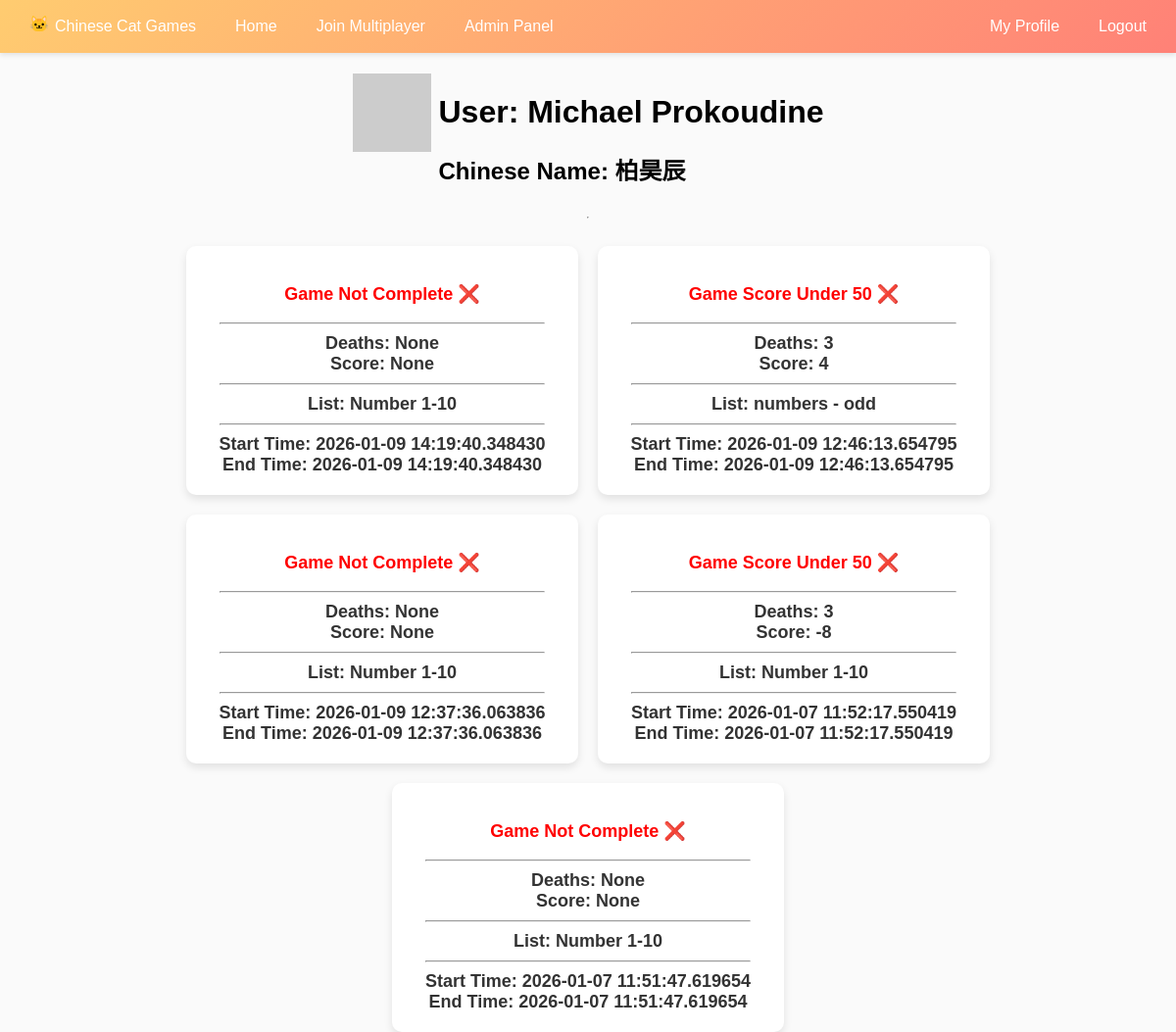
Before: /profile/promi@utschools.ca (signed in) with the older database file.
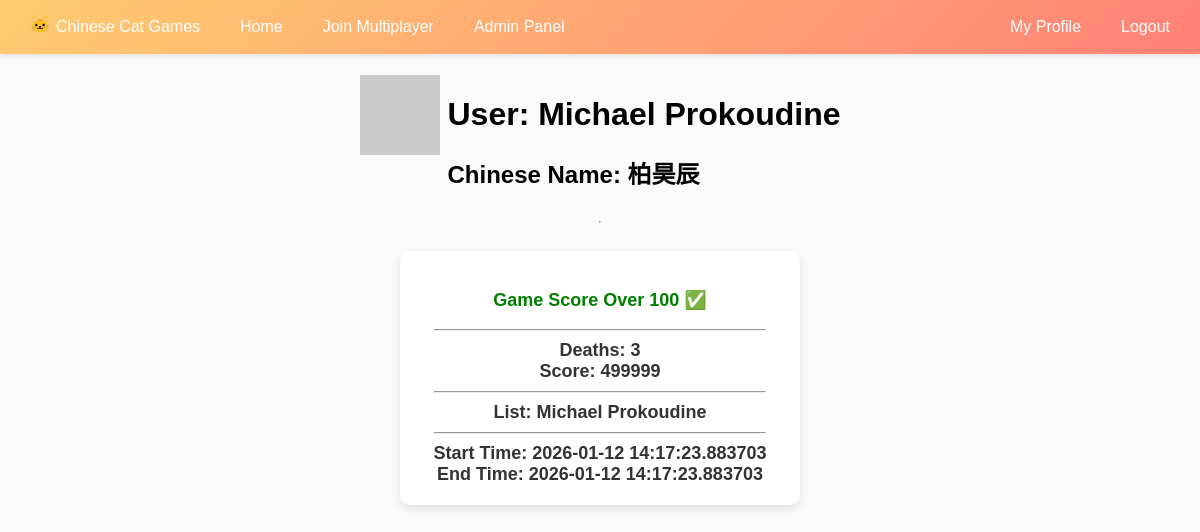
After: the same page with the newer database file.
### app.py (models this page shows, shortened)
class User(UserMixin, db.Model):
    id = db.Column(db.Integer, primary_key=True)
    name = db.Column(db.String(64), nullable=False)
    chinese_name = db.Column(db.String(64), nullable=True)
    email = db.Column(db.String(128), nullable=False)
    password_hash = db.Column(db.String(), nullable=True)
    admin = db.Column(db.Boolean())
    games = db.relationship("Game", back_populates="player", lazy=True)
    multiplayer_games_owned = db.relationship("MultiplayerGame", back_populates="owner", lazy=True)
    multiplayer_games_joined = db.relationship(
        "MultiplayerGame",
        secondary=multiplayer_game_players,
        back_populates="players",
        lazy=True
    )
    def avatar(self, size=128):
        digest = md5(self.email.lower().encode('utf-8')).hexdigest()
        return f'https://www.gravatar.com/avatar/{digest}?d=identicon&s={size}'

class Game(db.Model):
    id = db.Column(db.Integer, primary_key=True)
    vocab_list = db.Column(db.String(128), nullable=False)
    player_id = db.Column(db.Integer, db.ForeignKey("user.id"), nullable=False)
    score = db.Column(db.Integer(), nullable=True)
    deaths = db.Column(db.Integer(), nullable=True)
    date_time_start = db.Column(db.String(), nullable=True)
    date_time_end = db.Column(db.String(), nullable=True)
    token = db.Column(db.String())
    player = db.relationship("User", back_populates="games")

### app.py (the view)
@app.route('/profile/<email>')
def profile(email):
    user = User.query.filter_by(email=email).first_or_404()
    games = []
    if current_user.admin or user.email == email:
        games = Game.query.filter_by(player_id=user.id).order_by(Game.date_time_start.desc()).all()
    return render_template('profile.html', user=user, games=games)

### app.py (called while the page is built)
@login.user_loader
def load_user(id):
    return db.session.get(User, int(id))

### templates/profile.html (shortened to what this page needs)
{% extends "base.html" %}
{% block content %}
    <table>
        <tr valign="top">
            <br>
            <td><img src="{{ user.avatar(128) }}"></td>
            <td></td>
            <td>
                <h1>User: {{ user.name }}</h1>
                <h2>Chinese Name: {{ user.chinese_name }}</h2>
            </td>
        </tr>
    </table>
    <hr>
    <div class="card-container">
    {% for game in games %}
    <div class="score-card">
        <div class="score-card-content">
            {% if game.score == None %}
            <p class="error" id="errorMsg">Game Not Complete ❌</p><hr>
            {% endif %}
            {% if game.score != None and game.score <= 49 %}
            <p class="error" id="errorMsg">Game Score Under 50 ❌</p><hr>
            {% endif %}
            {% if game.score != None and game.score > 99 %}
            <p class="ok" id="errorMsg">Game Score Over 100 ✅</p><hr>
            {% endif %}
        Deaths: {{ game.deaths }} <br>
        Score: {{ game.score }} <hr>
        List: {{ game.vocab_list }} <hr>
        Start Time: {{ game.date_time_start }} <br>
        End Time: {{ game.date_time_start }} <br>
        </div>
      </div>
    {% endfor %}
  </div>
{% endblock %}

### templates/base.html (shortened to what this page needs)
<!doctype html>
<html>
<head>
</head>
<body>
    <nav class="navbar">
        <div class="navbar-right">
            <a class="brand" href="/"><span class="emoji">🐱</span> Chinese Cat Games</a>
            <a href="/">Home</a>
            <a href="https://multiplayer.typing-cat.michaelprokoudine.ca/join">Join Multiplayer</a>
            {% if current_user.admin %}
            <a href="/admin">Admin Panel</a>
            {% endif %}
        </div>
        <div class="navbar-left">
            {% if current_user.is_authenticated %}
            <a href="/profile/{{ current_user.email }}">My Profile</a>
            <a href="/logout">Logout</a>
            {% else %}
            <a href="/login">Login</a>
            {% endif %}
        </div>
    </nav>
    {% block content %}{% endblock %}
</body>
</html>

### templates/base.html (style rules this page uses)
body { font-family: Arial, sans-serif; background: #fafafa; margin: 0; padding: 0; height:100%; display: flex; flex-direction: column; align-items: center; overflow-x: hidden; }
.navbar { width: 100%; background: linear-gradient(135deg, #ffcc70, #ff8177); padding: 12px 20px; display: flex; justify-content: space-between; align-items: center; flex-wrap: wrap; box-sizing: border-box; box-shadow: 0 2px 5px rgba(0, 0, 0, 0.1); }
.navbar-left, .navbar-right { display: flex; gap: 20px; align-items: center; flex-wrap: wrap; }
.brand { font-weight: bold; font-size: 22px; color: #fff; text-decoration: none; display: flex; align-items: center; }
.brand span.emoji { display: inline-block; line-height: 1; margin-right: 6px; transform: translateY(-2px); }
.navbar a { display: flex; align-items: center; color: white; text-decoration: none; font-size: 16px; font-weight: 500; padding: 6px 10px; border-radius: 6px; transition: background 0.3s ease, transform 0.2s ease; white-space: nowrap; }
.card-container { display: flex; flex-wrap: wrap; justify-content: center; gap: 20px; margin-top: 20px; }
.score-card { text-decoration: none; color: #333; width: 400px; border-radius: 10px; overflow: hidden; box-shadow: 0 4px 8px rgba(0, 0, 0, 0.1); transition: transform 0.2s, box-shadow 0.2s; background: white; display: flex; justify-content: center; align-items: center; }
.score-card-content { padding: 20px; font-size: 18px; font-weight: bold; text-align: center; }
.ok { color: green; }

Changed rows visible on the page:
removed Game: shows "Game Not Complete ❌", deaths "None", score "None", vocab_list "Number 1-10", date_time_start "2026-01-09 14:19:40.348430"
removed Game: shows "Game Score Under 50 ❌", deaths "3", score "4", vocab_list "numbers - odd", date_time_start "2026-01-09 12:46:13.654795"
removed Game: shows "Game Not Complete ❌", deaths "None", score "None", vocab_list "Number 1-10", date_time_start "2026-01-09 12:37:36.063836"
removed Game: shows "Game Score Under 50 ❌", deaths "3", score "-8", vocab_list "Number 1-10", date_time_start "2026-01-07 11:52:17.550419"
removed Game: shows "Game Not Complete ❌", deaths "None", score "None", vocab_list "Number 1-10", date_time_start "2026-01-07 11:51:47.619654"
added Game: shows "Game Score Over 100 ✅", deaths "3", score "499999", vocab_list "Michael Prokoudine", date_time_start "2026-01-12 14:17:23.883703"
